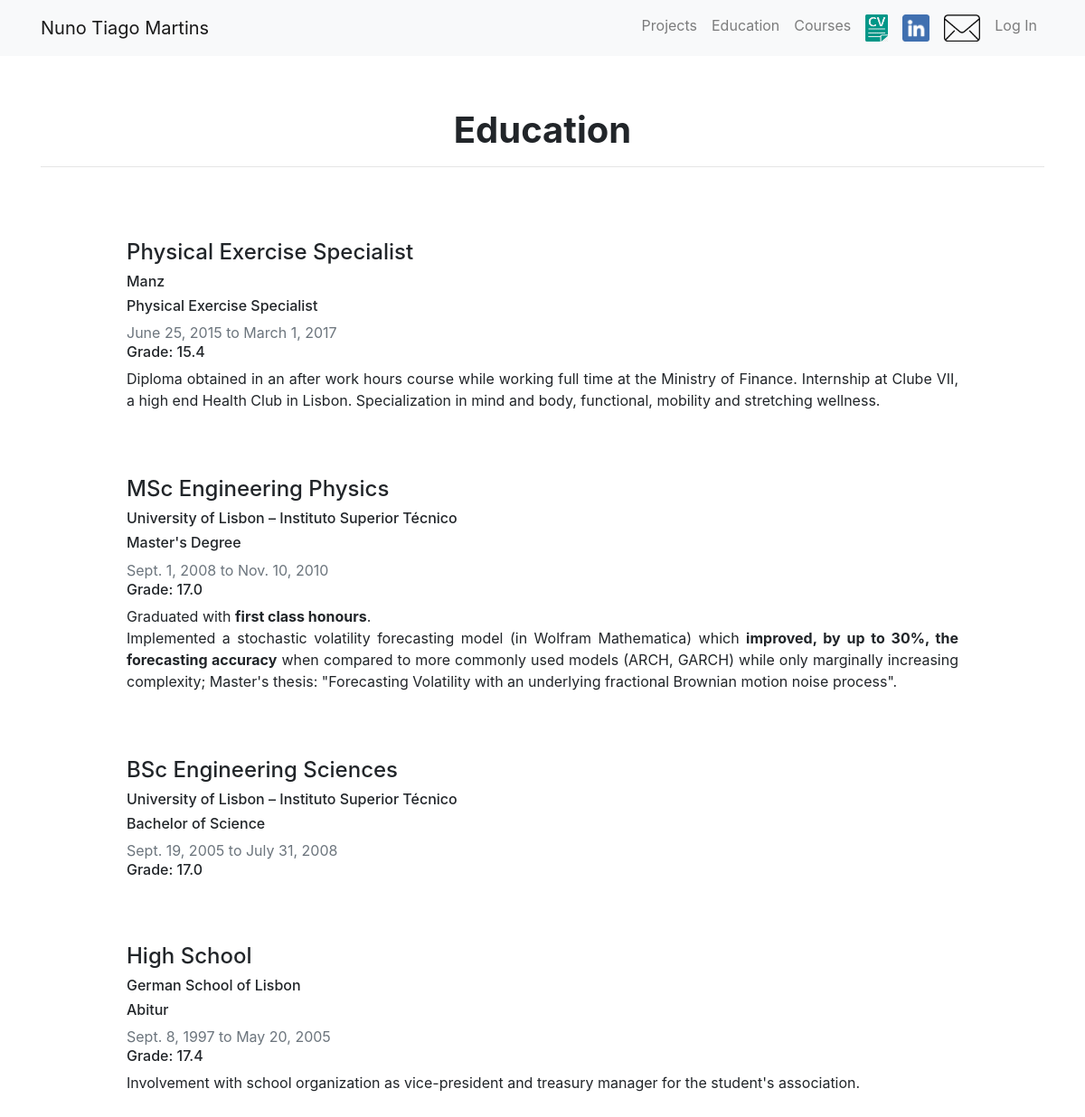
The app's page /cv/education/, older data.
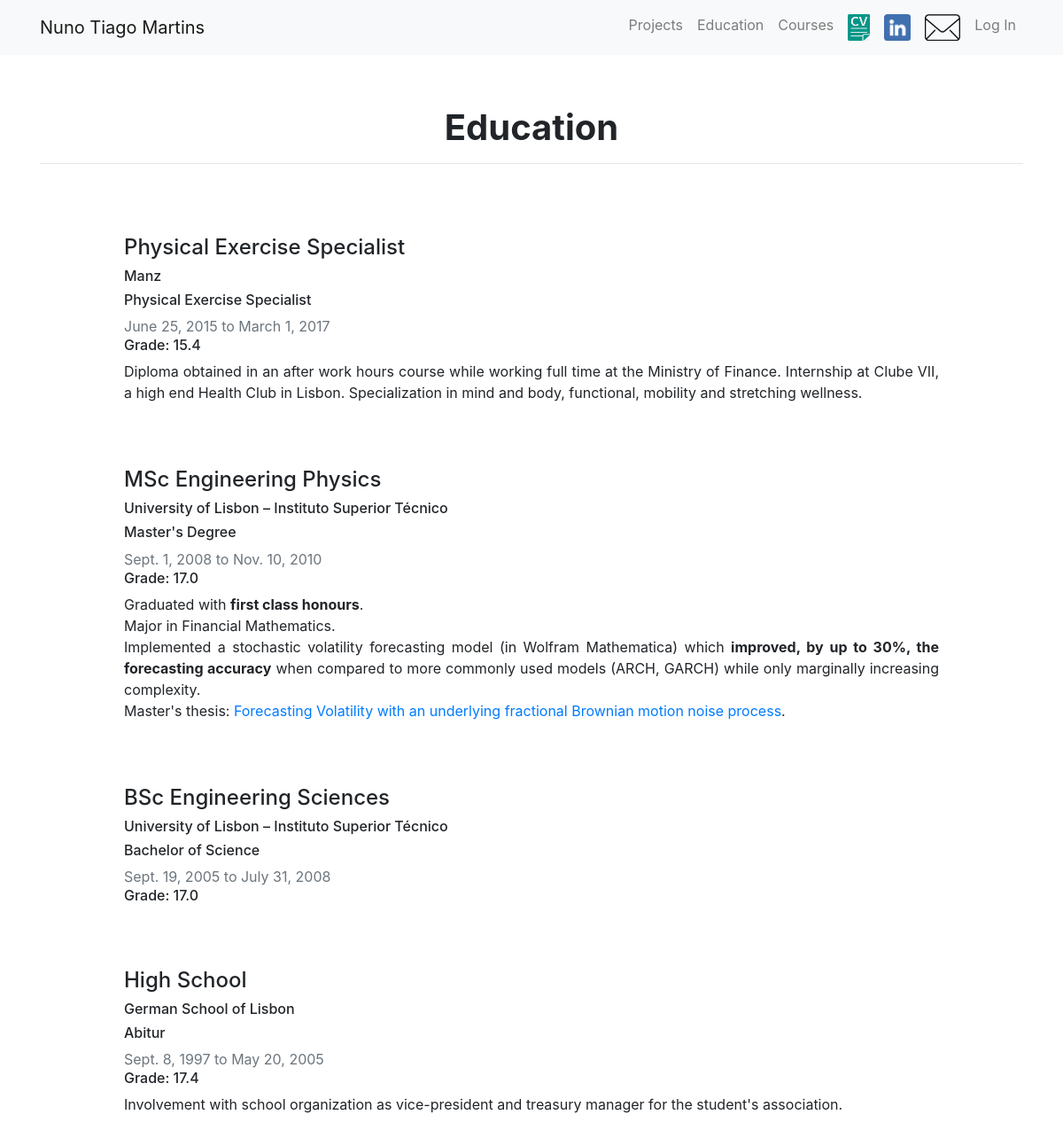
The same page, newer data.
### cv/models.py (models this page shows, shortened)
class Education(models.Model):
    course = models.CharField(max_length=100)
    entity = models.CharField(max_length=100)
    degree = models.CharField(max_length=100)
    start = models.DateField(blank=True, null=True)
    end_or_estimated = models.DateField(blank=True, null=True)
    average = models.FloatField(blank = True)
    notes = models.TextField(blank=True)

### cv/views.py (the view)
# urls.py: path('education/', views.education, name='education'),
def education(request):
    educations = Education.objects.order_by('-start')
    return render(request, 'cv/education.html', {'educations':educations})

### cv/templates/cv/education.html
{% extends "cv/base.html" %}
{% load static %}
{% block content %}
<h1 id="blogtitle" class="font-weight-bold text-center">Education</h1>
<hr />
<br />
<br />
{% for education in educations %}
    <div class="row justify-content-center my-3">
    <div class="col-md-10">
        <h4>{{ education.course }}</h4>
        <h6>{{ education.entity }}</h6>
        <h6>{{ education.degree }}</h6>
        <h7 class="text-muted">{{ education.start }} to {{ education.end_or_estimated }} </h7>
        <h6>Grade: {{ education.average }}</h6>
        <h10><p align="Justify">{{ education.notes|safe }}</p></h10>
    </div>
    </div>
    <br>
{% endfor %}
{% endblock %}

### cv/templates/cv/base.html (shortened to what this page needs)
{% load static %}
<!doctype html>
<html lang="en">
<head>
  <link rel="stylesheet" href="https://stackpath.bootstrapcdn.com/bootstrap/4.4.1/css/bootstrap.min.css">
</head>
<body>
  <nav id="topNav" class="navbar fixed-top navbar-expand-md navbar-light bg-light">
    <div class="container">
      <a class="navbar-brand" href="{% url 'cv:personal' %}">
        <span>Nuno Tiago Martins</span>
      </a>
      <div class="collapse navbar-collapse text-center" id="navbarNav">
        <ul class="navbar-nav ml-auto">
            <li class="nav-item">
                <a class="nav-link" href="{% url 'cv:home' %}">Projects</a>
            </li>
            <li class="nav-item">
                <a class="nav-link" href="{% url 'cv:education' %}">Education</a>
            </li>
            <li class="nav-item">
                <a class="nav-link" href="{% url 'cv:all_courses' %}">Courses</a>
            </li>
            <li class="nav-item">
              <a class="nav-link" href="{% static 'cv/CV.pdf' %}" target="_blank">
                <img src="{% static 'cv/CVlogo.jpg' %}" width="25" height="30" class="d-inline-block align-center">
              </a>
            </li>
            <li class="nav-item">
              <a class="nav-link" href="https://www.linkedin.com/in/nuno-tm/" target="_blank">
                <img src="{% static 'cv/linkedinlogo2.png' %}" width="30" height="30" class="d-inline-block align-center">
              </a>
            </li>
            <li class="nav-item">
              <a class="nav-link" href="mailto:nunotiagomartins@icloud.com" target="_blank">
                <img src="{% static 'cv/maillogo.png' %}" width="40" height="30" class="d-inline-block align-center">
              </a>
            </li>
            {% if request.user.is_authenticated %}
              <li class="nav-item"></li><a class="nav-link" href="{% url 'login_manager:logoutuser' %}">Log Out</a></li>
            {% else %}
              <li class="nav-item"></li><a class="nav-link" href="{% url 'login_manager:login_user' %}">Log In</a></li>
            {% endif %}
        </ul>
      </div>
    </div>
  </nav>
  <div class="container">
    <br>
    <br>
    <br>
    <br>
    <br>
    {% block content %}{% endblock %}
  </div>
  <br />
  <br />
  <br />
  <br />
</body>
</html>

Row changes from the older to the newer data that the page shows:
changed Education "MSc Engineering Physics": notes "…first class honours . Implemented a stochastic volatility forecasting model (in Wolfram Mathematica) which improved, by up to 30%, the forecasting accuracy when compared to more commonly used models (ARCH, GARCH) while only marginally increasing complexity; Master's thesis: \"Forecasting Volatility with an underlying fractional Brownian motion noise process\"." → "…first class honours . Major in Financial Mathematics. Implemented a stochastic volatility forecasting model (in Wolfram Mathematica) which improved, by up to 30%, the forecasting accuracy when compared to more commonly used models (ARCH, GARCH) while only marginally increasing complexity. Master's thesis: Forecasting Volatility with an underlying fractional Brownian motion noise process ."
